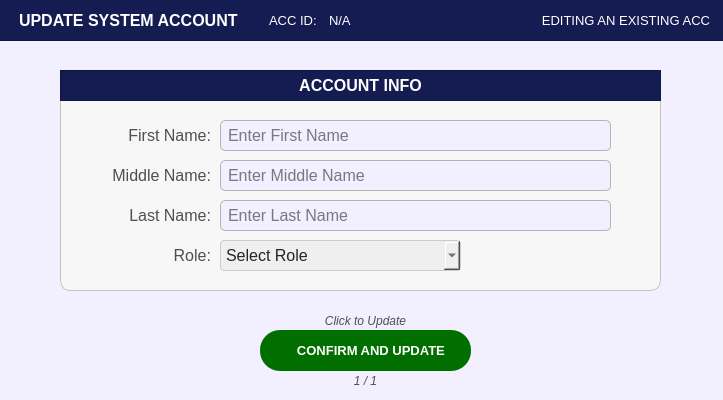
<?xml version="1.0" encoding="UTF-8"?>
<ui version="4.0">
 <class>PopUp_citizenprofileFilterOptions</class>
 <widget class="QDialog" name="PopUp_citizenprofileFilterOptions">
  <property name="geometry">
   <rect>
    <x>0</x>
    <y>0</y>
    <width>723</width>
    <height>400</height>
   </rect>
  </property>
  <property name="sizePolicy">
   <sizepolicy hsizetype="Fixed" vsizetype="Fixed">
    <horstretch>0</horstretch>
    <verstretch>0</verstretch>
   </sizepolicy>
  </property>
  <property name="palette">
   <palette>
    <active>
     <colorrole role="WindowText">
      <brush brushstyle="SolidPattern">
       <color alpha="255">
        <red>255</red>
        <green>255</green>
        <blue>255</blue>
       </color>
      </brush>
     </colorrole>
     <colorrole role="Button">
      <brush brushstyle="SolidPattern">
       <color alpha="255">
        <red>242</red>
        <green>239</green>
        <blue>255</blue>
       </color>
      </brush>
     </colorrole>
     <colorrole role="Light">
      <brush brushstyle="SolidPattern">
       <color alpha="255">
        <red>88</red>
        <green>86</green>
        <blue>150</blue>
       </color>
      </brush>
     </colorrole>
     <colorrole role="Midlight">
      <brush brushstyle="SolidPattern">
       <color alpha="255">
        <red>73</red>
        <green>71</green>
        <blue>125</blue>
       </color>
      </brush>
     </colorrole>
     <colorrole role="Dark">
      <brush brushstyle="SolidPattern">
       <color alpha="255">
        <red>29</red>
        <green>29</green>
        <blue>50</blue>
       </color>
      </brush>
     </colorrole>
     <colorrole role="Mid">
      <brush brushstyle="SolidPattern">
       <color alpha="255">
        <red>39</red>
        <green>38</green>
        <blue>67</blue>
       </color>
      </brush>
     </colorrole>
     <colorrole role="Text">
      <brush brushstyle="SolidPattern">
       <color alpha="255">
        <red>255</red>
        <green>255</green>
        <blue>255</blue>
       </color>
      </brush>
     </colorrole>
     <colorrole role="BrightText">
      <brush brushstyle="SolidPattern">
       <color alpha="255">
        <red>255</red>
        <green>255</green>
        <blue>255</blue>
       </color>
      </brush>
     </colorrole>
     <colorrole role="ButtonText">
      <brush brushstyle="SolidPattern">
       <color alpha="255">
        <red>255</red>
        <green>255</green>
        <blue>255</blue>
       </color>
      </brush>
     </colorrole>
     <colorrole role="Base">
      <brush brushstyle="SolidPattern">
       <color alpha="255">
        <red>242</red>
        <green>239</green>
        <blue>255</blue>
       </color>
      </brush>
     </colorrole>
     <colorrole role="Window">
      <brush brushstyle="SolidPattern">
       <color alpha="255">
        <red>242</red>
        <green>239</green>
        <blue>255</blue>
       </color>
      </brush>
     </colorrole>
     <colorrole role="Shadow">
      <brush brushstyle="SolidPattern">
       <color alpha="255">
        <red>16</red>
        <green>36</green>
        <blue>7</blue>
       </color>
      </brush>
     </colorrole>
     <colorrole role="AlternateBase">
      <brush brushstyle="SolidPattern">
       <color alpha="255">
        <red>29</red>
        <green>28</green>
        <blue>50</blue>
       </color>
      </brush>
     </colorrole>
     <colorrole role="ToolTipBase">
      <brush brushstyle="SolidPattern">
       <color alpha="255">
        <red>255</red>
        <green>255</green>
        <blue>220</blue>
       </color>
      </brush>
     </colorrole>
     <colorrole role="ToolTipText">
      <brush brushstyle="SolidPattern">
       <color alpha="255">
        <red>52</red>
        <green>138</green>
        <blue>46</blue>
       </color>
      </brush>
     </colorrole>
     <colorrole role="PlaceholderText">
      <brush brushstyle="SolidPattern">
       <color alpha="127">
        <red>255</red>
        <green>255</green>
        <blue>255</blue>
       </color>
      </brush>
     </colorrole>
     <colorrole role="Accent">
      <brush brushstyle="SolidPattern">
       <color alpha="255">
        <red>0</red>
        <green>255</green>
        <blue>0</blue>
       </color>
      </brush>
     </colorrole>
    </active>
    <inactive>
     <colorrole role="WindowText">
      <brush brushstyle="SolidPattern">
       <color alpha="255">
        <red>255</red>
        <green>255</green>
        <blue>255</blue>
       </color>
      </brush>
     </colorrole>
     <colorrole role="Button">
      <brush brushstyle="SolidPattern">
       <color alpha="255">
        <red>242</red>
        <green>239</green>
        <blue>255</blue>
       </color>
      </brush>
     </colorrole>
     <colorrole role="Light">
      <brush brushstyle="SolidPattern">
       <color alpha="255">
        <red>88</red>
        <green>86</green>
        <blue>150</blue>
       </color>
      </brush>
     </colorrole>
     <colorrole role="Midlight">
      <brush brushstyle="SolidPattern">
       <color alpha="255">
        <red>73</red>
        <green>71</green>
        <blue>125</blue>
       </color>
      </brush>
     </colorrole>
     <colorrole role="Dark">
      <brush brushstyle="SolidPattern">
       <color alpha="255">
        <red>29</red>
        <green>29</green>
        <blue>50</blue>
       </color>
      </brush>
     </colorrole>
     <colorrole role="Mid">
      <brush brushstyle="SolidPattern">
       <color alpha="255">
        <red>39</red>
        <green>38</green>
        <blue>67</blue>
       </color>
      </brush>
     </colorrole>
     <colorrole role="Text">
      <brush brushstyle="SolidPattern">
       <color alpha="255">
        <red>255</red>
        <green>255</green>
        <blue>255</blue>
       </color>
      </brush>
     </colorrole>
     <colorrole role="BrightText">
      <brush brushstyle="SolidPattern">
       <color alpha="255">
        <red>255</red>
        <green>255</green>
        <blue>255</blue>
       </color>
      </brush>
     </colorrole>
     <colorrole role="ButtonText">
      <brush brushstyle="SolidPattern">
       <color alpha="255">
        <red>255</red>
        <green>255</green>
        <blue>255</blue>
       </color>
      </brush>
     </colorrole>
     <colorrole role="Base">
      <brush brushstyle="SolidPattern">
       <color alpha="255">
        <red>242</red>
        <green>239</green>
        <blue>255</blue>
       </color>
      </brush>
     </colorrole>
     <colorrole role="Window">
      <brush brushstyle="SolidPattern">
       <color alpha="255">
        <red>242</red>
        <green>239</green>
        <blue>255</blue>
       </color>
      </brush>
     </colorrole>
     <colorrole role="Shadow">
      <brush brushstyle="SolidPattern">
       <color alpha="255">
        <red>16</red>
        <green>36</green>
        <blue>7</blue>
       </color>
      </brush>
     </colorrole>
     <colorrole role="AlternateBase">
      <brush brushstyle="SolidPattern">
       <color alpha="255">
        <red>29</red>
        <green>28</green>
        <blue>50</blue>
       </color>
      </brush>
     </colorrole>
     <colorrole role="ToolTipBase">
      <brush brushstyle="SolidPattern">
       <color alpha="255">
        <red>255</red>
        <green>255</green>
        <blue>220</blue>
       </color>
      </brush>
     </colorrole>
     <colorrole role="ToolTipText">
      <brush brushstyle="SolidPattern">
       <color alpha="255">
        <red>52</red>
        <green>138</green>
        <blue>46</blue>
       </color>
      </brush>
     </colorrole>
     <colorrole role="PlaceholderText">
      <brush brushstyle="SolidPattern">
       <color alpha="127">
        <red>255</red>
        <green>255</green>
        <blue>255</blue>
       </color>
      </brush>
     </colorrole>
     <colorrole role="Accent">
      <brush brushstyle="SolidPattern">
       <color alpha="255">
        <red>0</red>
        <green>255</green>
        <blue>0</blue>
       </color>
      </brush>
     </colorrole>
    </inactive>
    <disabled>
     <colorrole role="WindowText">
      <brush brushstyle="SolidPattern">
       <color alpha="255">
        <red>29</red>
        <green>29</green>
        <blue>50</blue>
       </color>
      </brush>
     </colorrole>
     <colorrole role="Button">
      <brush brushstyle="SolidPattern">
       <color alpha="255">
        <red>242</red>
        <green>239</green>
        <blue>255</blue>
       </color>
      </brush>
     </colorrole>
     <colorrole role="Light">
      <brush brushstyle="SolidPattern">
       <color alpha="255">
        <red>88</red>
        <green>86</green>
        <blue>150</blue>
       </color>
      </brush>
     </colorrole>
     <colorrole role="Midlight">
      <brush brushstyle="SolidPattern">
       <color alpha="255">
        <red>73</red>
        <green>71</green>
        <blue>125</blue>
       </color>
      </brush>
     </colorrole>
     <colorrole role="Dark">
      <brush brushstyle="SolidPattern">
       <color alpha="255">
        <red>29</red>
        <green>29</green>
        <blue>50</blue>
       </color>
      </brush>
     </colorrole>
     <colorrole role="Mid">
      <brush brushstyle="SolidPattern">
       <color alpha="255">
        <red>39</red>
        <green>38</green>
        <blue>67</blue>
       </color>
      </brush>
     </colorrole>
     <colorrole role="Text">
      <brush brushstyle="SolidPattern">
       <color alpha="255">
        <red>29</red>
        <green>29</green>
        <blue>50</blue>
       </color>
      </brush>
     </colorrole>
     <colorrole role="BrightText">
      <brush brushstyle="SolidPattern">
       <color alpha="255">
        <red>255</red>
        <green>255</green>
        <blue>255</blue>
       </color>
      </brush>
     </colorrole>
     <colorrole role="ButtonText">
      <brush brushstyle="SolidPattern">
       <color alpha="255">
        <red>29</red>
        <green>29</green>
        <blue>50</blue>
       </color>
      </brush>
     </colorrole>
     <colorrole role="Base">
      <brush brushstyle="SolidPattern">
       <color alpha="255">
        <red>242</red>
        <green>239</green>
        <blue>255</blue>
       </color>
      </brush>
     </colorrole>
     <colorrole role="Window">
      <brush brushstyle="SolidPattern">
       <color alpha="255">
        <red>242</red>
        <green>239</green>
        <blue>255</blue>
       </color>
      </brush>
     </colorrole>
     <colorrole role="Shadow">
      <brush brushstyle="SolidPattern">
       <color alpha="255">
        <red>16</red>
        <green>36</green>
        <blue>7</blue>
       </color>
      </brush>
     </colorrole>
     <colorrole role="AlternateBase">
      <brush brushstyle="SolidPattern">
       <color alpha="255">
        <red>59</red>
        <green>57</green>
        <blue>100</blue>
       </color>
      </brush>
     </colorrole>
     <colorrole role="ToolTipBase">
      <brush brushstyle="SolidPattern">
       <color alpha="255">
        <red>255</red>
        <green>255</green>
        <blue>220</blue>
       </color>
      </brush>
     </colorrole>
     <colorrole role="ToolTipText">
      <brush brushstyle="SolidPattern">
       <color alpha="255">
        <red>52</red>
        <green>138</green>
        <blue>46</blue>
       </color>
      </brush>
     </colorrole>
     <colorrole role="PlaceholderText">
      <brush brushstyle="SolidPattern">
       <color alpha="127">
        <red>29</red>
        <green>29</green>
        <blue>50</blue>
       </color>
      </brush>
     </colorrole>
     <colorrole role="Accent">
      <brush brushstyle="SolidPattern">
       <color alpha="255">
        <red>0</red>
        <green>255</green>
        <blue>0</blue>
       </color>
      </brush>
     </colorrole>
    </disabled>
   </palette>
  </property>
  <property name="cursor">
   <cursorShape>PointingHandCursor</cursorShape>
  </property>
  <property name="windowTitle">
   <string>Dialog</string>
  </property>
  <property name="styleSheet">
   <string notr="true">#PopUp_citizenprofileFilterOptions{
	background-color: #f2efff;
}</string>
  </property>
  <widget class="QFrame" name="basePopUpTitleFrame">
   <property name="geometry">
    <rect>
     <x>-1</x>
     <y>-10</y>
     <width>1181</width>
     <height>51</height>
    </rect>
   </property>
   <property name="styleSheet">
    <string notr="true">#basePopUpTitleFrame {
	background-color: #141c52;
}</string>
   </property>
   <property name="frameShape">
    <enum>QFrame::Shape::StyledPanel</enum>
   </property>
   <property name="frameShadow">
    <enum>QFrame::Shadow::Raised</enum>
   </property>
   <widget class="QLabel" name="label_titleFilterOptions">
    <property name="geometry">
     <rect>
      <x>20</x>
      <y>10</y>
      <width>261</width>
      <height>41</height>
     </rect>
    </property>
    <property name="font">
     <font>
      <family>Arial</family>
      <pointsize>12</pointsize>
      <bold>true</bold>
     </font>
    </property>
    <property name="styleSheet">
     <string notr="true">#label_titleFilterOptions {
	background-color: transparent;
	color: #FFFFFF;
}
</string>
    </property>
    <property name="text">
     <string>UPDATE SYSTEM ACCOUNT</string>
    </property>
    <property name="alignment">
     <set>Qt::AlignmentFlag::AlignLeading|Qt::AlignmentFlag::AlignLeft|Qt::AlignmentFlag::AlignVCenter</set>
    </property>
   </widget>
   <widget class="QLabel" name="filteroptions_label">
    <property name="geometry">
     <rect>
      <x>360</x>
      <y>10</y>
      <width>351</width>
      <height>41</height>
     </rect>
    </property>
    <property name="font">
     <font>
      <family>Arial</family>
      <pointsize>10</pointsize>
      <bold>false</bold>
     </font>
    </property>
    <property name="styleSheet">
     <string notr="true">#filteroptions_label {
	background-color: transparent;
	color: #FFFFFF;
}
</string>
    </property>
    <property name="text">
     <string>EDITING AN EXISTING ACC</string>
    </property>
    <property name="alignment">
     <set>Qt::AlignmentFlag::AlignRight|Qt::AlignmentFlag::AlignTrailing|Qt::AlignmentFlag::AlignVCenter</set>
    </property>
   </widget>
   <widget class="QLabel" name="acc_id_label">
    <property name="geometry">
     <rect>
      <x>270</x>
      <y>10</y>
      <width>61</width>
      <height>41</height>
     </rect>
    </property>
    <property name="font">
     <font>
      <family>Arial</family>
      <pointsize>10</pointsize>
      <bold>false</bold>
     </font>
    </property>
    <property name="styleSheet">
     <string notr="true">#acc_id_label {
	background-color: transparent;
	color: #FFFFFF;
}
</string>
    </property>
    <property name="text">
     <string>ACC ID:</string>
    </property>
    <property name="alignment">
     <set>Qt::AlignmentFlag::AlignLeading|Qt::AlignmentFlag::AlignLeft|Qt::AlignmentFlag::AlignVCenter</set>
    </property>
   </widget>
   <widget class="QLabel" name="display_accID">
    <property name="geometry">
     <rect>
      <x>330</x>
      <y>10</y>
      <width>121</width>
      <height>41</height>
     </rect>
    </property>
    <property name="font">
     <font>
      <family>Arial</family>
      <pointsize>10</pointsize>
      <bold>false</bold>
     </font>
    </property>
    <property name="styleSheet">
     <string notr="true">#display_accID {
	background-color: transparent;
	color: #FFFFFF;
}
</string>
    </property>
    <property name="text">
     <string>N/A</string>
    </property>
    <property name="alignment">
     <set>Qt::AlignmentFlag::AlignLeading|Qt::AlignmentFlag::AlignLeft|Qt::AlignmentFlag::AlignVCenter</set>
    </property>
   </widget>
  </widget>
  <widget class="QFrame" name="basePopUpBodyFrame_2">
   <property name="geometry">
    <rect>
     <x>60</x>
     <y>70</y>
     <width>601</width>
     <height>221</height>
    </rect>
   </property>
   <property name="styleSheet">
    <string notr="true">#basePopUpBodyFrame_2 {
	background-color: rgb(247, 247, 247);
	border: 1px solid rgb(194, 194, 194);
	border-radius: 10px;
}</string>
   </property>
   <property name="frameShape">
    <enum>QFrame::Shape::StyledPanel</enum>
   </property>
   <property name="frameShadow">
    <enum>QFrame::Shadow::Raised</enum>
   </property>
   <widget class="QFrame" name="basePopUpTitleFrame_2">
    <property name="geometry">
     <rect>
      <x>0</x>
      <y>0</y>
      <width>601</width>
      <height>31</height>
     </rect>
    </property>
    <property name="styleSheet">
     <string notr="true">#basePopUpTitleFrame_2 {
	background-color: #141c52;
}</string>
    </property>
    <property name="frameShape">
     <enum>QFrame::Shape::StyledPanel</enum>
    </property>
    <property name="frameShadow">
     <enum>QFrame::Shadow::Raised</enum>
    </property>
    <widget class="QLabel" name="label_title">
     <property name="geometry">
      <rect>
       <x>0</x>
       <y>0</y>
       <width>601</width>
       <height>31</height>
      </rect>
     </property>
     <property name="font">
      <font>
       <family>Arial</family>
       <pointsize>12</pointsize>
       <bold>true</bold>
      </font>
     </property>
     <property name="styleSheet">
      <string notr="true">#label_title{
	background-color:transparent;
	color: rgb(255, 255, 255);
}</string>
     </property>
     <property name="text">
      <string>ACCOUNT INFO</string>
     </property>
     <property name="alignment">
      <set>Qt::AlignmentFlag::AlignCenter</set>
     </property>
    </widget>
   </widget>
   <widget class="QLineEdit" name="RegAcc_input_fname">
    <property name="geometry">
     <rect>
      <x>160</x>
      <y>50</y>
      <width>391</width>
      <height>31</height>
     </rect>
    </property>
    <property name="font">
     <font>
      <family>Arial</family>
      <pointsize>12</pointsize>
     </font>
    </property>
    <property name="styleSheet">
     <string notr="true">#RegAcc_input_fname{
	border: 1px solid #b3b3b3;  /* Black border */
    border-radius: 5px;        /* Rounded corners */
    padding: 5px;               /* Inner spacing */
    background-color: #f2efff;  /* Gray background */
    color: #000000; 
}

</string>
    </property>
    <property name="text">
     <string/>
    </property>
    <property name="maxLength">
     <number>35</number>
    </property>
    <property name="placeholderText">
     <string>Enter First Name</string>
    </property>
   </widget>
   <widget class="QLabel" name="register_citizen_labelHomeNumber">
    <property name="geometry">
     <rect>
      <x>20</x>
      <y>50</y>
      <width>131</width>
      <height>31</height>
     </rect>
    </property>
    <property name="font">
     <font>
      <family>Arial</family>
      <pointsize>12</pointsize>
     </font>
    </property>
    <property name="styleSheet">
     <string notr="true">#register_citizen_labelHomeNumber{
	background-color:transparent;
	color:#4f4f4f;
}</string>
    </property>
    <property name="text">
     <string>First Name:</string>
    </property>
    <property name="alignment">
     <set>Qt::AlignmentFlag::AlignRight|Qt::AlignmentFlag::AlignTrailing|Qt::AlignmentFlag::AlignVCenter</set>
    </property>
   </widget>
   <widget class="QLineEdit" name="RegAcc_input_mname">
    <property name="geometry">
     <rect>
      <x>160</x>
      <y>90</y>
      <width>391</width>
      <height>31</height>
     </rect>
    </property>
    <property name="font">
     <font>
      <family>Arial</family>
      <pointsize>12</pointsize>
     </font>
    </property>
    <property name="styleSheet">
     <string notr="true">#RegAcc_input_mname{
	border: 1px solid #b3b3b3;  /* Black border */
    border-radius: 5px;        /* Rounded corners */
    padding: 5px;               /* Inner spacing */
    background-color: #f2efff;  /* Gray background */
    color: #000000; 
}

</string>
    </property>
    <property name="text">
     <string/>
    </property>
    <property name="maxLength">
     <number>50</number>
    </property>
    <property name="placeholderText">
     <string>Enter Middle Name</string>
    </property>
   </widget>
   <widget class="QLabel" name="register_citizen_labelHomeAddress">
    <property name="geometry">
     <rect>
      <x>20</x>
      <y>90</y>
      <width>131</width>
      <height>31</height>
     </rect>
    </property>
    <property name="font">
     <font>
      <family>Arial</family>
      <pointsize>12</pointsize>
     </font>
    </property>
    <property name="styleSheet">
     <string notr="true">#register_citizen_labelHomeAddress{
	background-color:transparent;
	color:#4f4f4f;
}</string>
    </property>
    <property name="text">
     <string>Middle Name:</string>
    </property>
    <property name="alignment">
     <set>Qt::AlignmentFlag::AlignRight|Qt::AlignmentFlag::AlignTrailing|Qt::AlignmentFlag::AlignVCenter</set>
    </property>
   </widget>
   <widget class="QLabel" name="register_citizen_labelcivilstatus">
    <property name="geometry">
     <rect>
      <x>30</x>
      <y>130</y>
      <width>121</width>
      <height>31</height>
     </rect>
    </property>
    <property name="font">
     <font>
      <family>Arial</family>
      <pointsize>12</pointsize>
     </font>
    </property>
    <property name="styleSheet">
     <string notr="true">#register_citizen_labelcivilstatus{
	background-color:transparent;
	color:#4f4f4f;
}</string>
    </property>
    <property name="text">
     <string>Last Name:</string>
    </property>
    <property name="alignment">
     <set>Qt::AlignmentFlag::AlignRight|Qt::AlignmentFlag::AlignTrailing|Qt::AlignmentFlag::AlignVCenter</set>
    </property>
   </widget>
   <widget class="QComboBox" name="RegAcc_select_role">
    <property name="geometry">
     <rect>
      <x>160</x>
      <y>170</y>
      <width>241</width>
      <height>31</height>
     </rect>
    </property>
    <property name="font">
     <font>
      <family>Arial</family>
      <pointsize>12</pointsize>
     </font>
    </property>
    <property name="styleSheet">
     <string notr="true">#RegAcc_select_role{
	background-color: rgb(239, 239, 239); /* Correct property name */
    color: #242424; /* Set text color to black for better contrast */
    border: 1px solid #ccc; /* Optional: Add a light border */
    padding: 5px; /* Optional: Add some padding */
    border-radius: 4px; /* Optional: Rounded corners */
}</string>
    </property>
    <property name="placeholderText">
     <string>Select Role</string>
    </property>
    <property name="duplicatesEnabled">
     <bool>false</bool>
    </property>
    <item>
     <property name="text">
      <string>Admin</string>
     </property>
    </item>
    <item>
     <property name="text">
      <string>Super Admin</string>
     </property>
    </item>
   </widget>
   <widget class="QLabel" name="register_household_labelOwershipStatus">
    <property name="geometry">
     <rect>
      <x>10</x>
      <y>170</y>
      <width>141</width>
      <height>31</height>
     </rect>
    </property>
    <property name="font">
     <font>
      <family>Arial</family>
      <pointsize>12</pointsize>
     </font>
    </property>
    <property name="styleSheet">
     <string notr="true">#register_household_labelOwershipStatus{
	background-color:transparent;
	color:#4f4f4f;
}</string>
    </property>
    <property name="text">
     <string>Role:</string>
    </property>
    <property name="alignment">
     <set>Qt::AlignmentFlag::AlignRight|Qt::AlignmentFlag::AlignTrailing|Qt::AlignmentFlag::AlignVCenter</set>
    </property>
   </widget>
   <widget class="QLineEdit" name="RegAcc_input_lname">
    <property name="geometry">
     <rect>
      <x>160</x>
      <y>130</y>
      <width>391</width>
      <height>31</height>
     </rect>
    </property>
    <property name="font">
     <font>
      <family>Arial</family>
      <pointsize>12</pointsize>
     </font>
    </property>
    <property name="styleSheet">
     <string notr="true">#RegAcc_input_lname{
	border: 1px solid #b3b3b3;  /* Black border */
    border-radius: 5px;        /* Rounded corners */
    padding: 5px;               /* Inner spacing */
    background-color: #f2efff;  /* Gray background */
    color: #000000; 
}

</string>
    </property>
    <property name="text">
     <string/>
    </property>
    <property name="maxLength">
     <number>50</number>
    </property>
    <property name="placeholderText">
     <string>Enter Last Name</string>
    </property>
   </widget>
  </widget>
  <widget class="QPushButton" name="register_buttonConfirmHousehold_SaveForm">
   <property name="geometry">
    <rect>
     <x>260</x>
     <y>330</y>
     <width>211</width>
     <height>41</height>
    </rect>
   </property>
   <property name="font">
    <font>
     <family>Arial</family>
     <pointsize>10</pointsize>
     <bold>true</bold>
    </font>
   </property>
   <property name="cursor">
    <cursorShape>PointingHandCursor</cursorShape>
   </property>
   <property name="styleSheet">
    <string notr="true">#register_buttonConfirmHousehold_SaveForm {
    background-color: #006f00;
    color: white;
    border-radius: 20px;
    padding: 10px; /* Optional: Adjusts spacing inside the button */
}
#register_buttonConfirmHousehold_SaveForm:hover {
    background-color: #00a600; /* Slightly lighter blue when hovered */
}
#register_buttonConfirmHousehold_SaveForm:pressed {
    background-color: #005d00; /* Darker blue when clicked */
}</string>
   </property>
   <property name="text">
    <string>   CONFIRM AND UPDATE</string>
   </property>
   <property name="icon">
    <iconset>
     <normaloff>../../../Assets/FuncIcons/icon_confirm.svg</normaloff>../../../Assets/FuncIcons/icon_confirm.svg</iconset>
   </property>
   <property name="iconSize">
    <size>
     <width>30</width>
     <height>30</height>
    </size>
   </property>
  </widget>
  <widget class="QLabel" name="progress">
   <property name="geometry">
    <rect>
     <x>320</x>
     <y>370</y>
     <width>91</width>
     <height>21</height>
    </rect>
   </property>
   <property name="font">
    <font>
     <family>Arial</family>
     <pointsize>9</pointsize>
     <italic>true</italic>
     <bold>false</bold>
    </font>
   </property>
   <property name="styleSheet">
    <string notr="true">#progress {
	background-color: transparent;
	color: #4f4f4f;
}
</string>
   </property>
   <property name="text">
    <string>1 / 1</string>
   </property>
   <property name="alignment">
    <set>Qt::AlignmentFlag::AlignCenter</set>
   </property>
  </widget>
  <widget class="QLabel" name="notenote">
   <property name="geometry">
    <rect>
     <x>260</x>
     <y>310</y>
     <width>211</width>
     <height>21</height>
    </rect>
   </property>
   <property name="font">
    <font>
     <family>Arial</family>
     <pointsize>9</pointsize>
     <italic>true</italic>
     <bold>false</bold>
    </font>
   </property>
   <property name="styleSheet">
    <string notr="true">#notenote {
	background-color: transparent;
	color: #4f4f4f;
}
</string>
   </property>
   <property name="text">
    <string>Click to Update</string>
   </property>
   <property name="alignment">
    <set>Qt::AlignmentFlag::AlignCenter</set>
   </property>
  </widget>
 </widget>
 <resources/>
 <connections/>
</ui>
